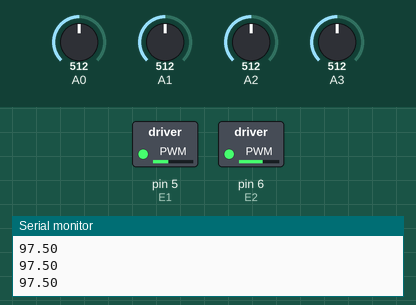
Simulated run of this sketch. Board: Arduino Uno, built with avr-gcc and run on an emulated ATmega328P. Parts: switched loads named in the sketch (green lamp = pin HIGH), the last lines printed to the serial monitor. The test bench sets the inputs (shaded band); at power-on: A0 = 512, A3 = 512, A1 = 512, A2 = 512.

Above: at 6.2 s.
6.3 s: A0 set to 107
7.8 s: A0 set to 89
At 8.7 s:
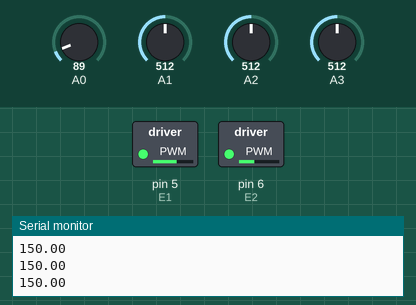
9.3 s: A3 set to 110
10.8 s: A3 set to 93
At 12.0 s:
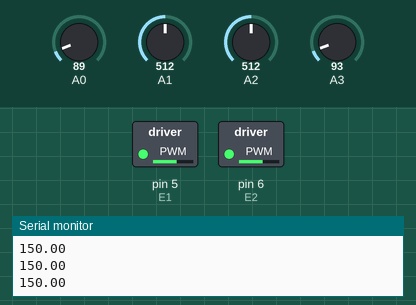
12.3 s: A3 set to 306
At 13.3 s:
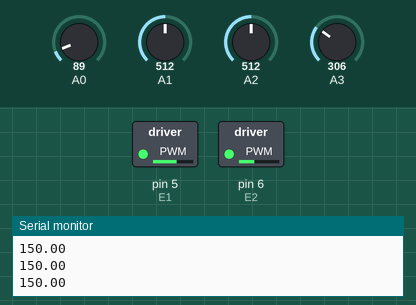
13.8 s: A3 set to 90
At 14.4 s:
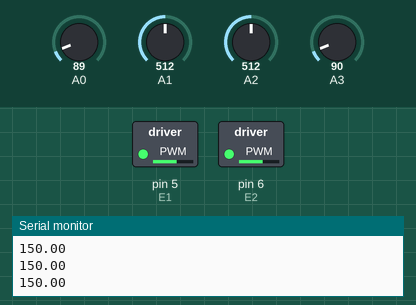
Timing chart, 0 to 16.3 s (numbered marks = the images above; inputs shaded):
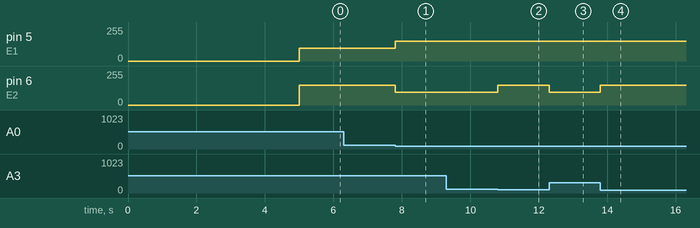

Measured:
- the behaviour switches between 101 and 100 on A0 (found by bisection; images 0 and 1)
- the behaviour switches between 101 and 100 on A3 (found by bisection; images 1 and 2)
- after the input at 7.8 s, pin 5 (E1): 97/255 → 150/255 at once; pin 6 (E2): 150/255 → 97/255 at once
- after the input at 10.8 s, pin 6 (E2): 97/255 → 150/255 at once
- after the input at 12.3 s, pin 6 (E2): 150/255 → 97/255 at once
- after the input at 13.8 s, pin 6 (E2): 97/255 → 150/255 at once

The sketch:

line_follower.ino
```cpp
#include <math.h>

// Max speed in cm/s.
#define MAX_SPEED 61

// Geometric constants of robot vehicle.
// Wheel radius (R) and wheel to wheel length (L).
#define R 6.5
#define L 15

// PID controller tuning.
#define k_p 1.5
#define k_i 0
#define k_d 0

// Finite time step in ms.
#define dt 2

// Threshold
#define thresh 100

int followLine(float s1, float s2, float s3, float s4) {
  if(s1 > thresh) {
    go(1); //slightRight
  }
  else if(s4 > thresh) {
    go(2); // slightLeft
  }
  else
    go(0);
}

void go(int dir){
  float factor = 1.5;
  int E1 = 5;
  int E2 = 6;
  int M1 = 4;
  int M2 = 7;
  int left, right = 0;

  if(dir == 2) {
    left = 100;
    right = 65;
  }
  else if(dir == 1) {
    left = 65;
    right = 100;
  }
  else {
   left = 100;
   right = 100;
  }

  digitalWrite(M1, HIGH); digitalWrite(M2, HIGH);
  analogWrite(E1, factor*left); analogWrite(E2, factor*right);
  Serial.println(factor*left);
}

void setup() {
   Serial.begin(9600);
   pinMode(A0, INPUT);
   pinMode(A1, INPUT);
   pinMode(A2, INPUT);
   pinMode(A3, INPUT);
   delay(5000);
}

void loop() {
  float s1 = analogRead(A0);
  float s2 = analogRead(A1);
  float s3 = analogRead(A2);
  float s4 = analogRead(A3);
  followLine(s1,s2,s3,s4);
}
```
